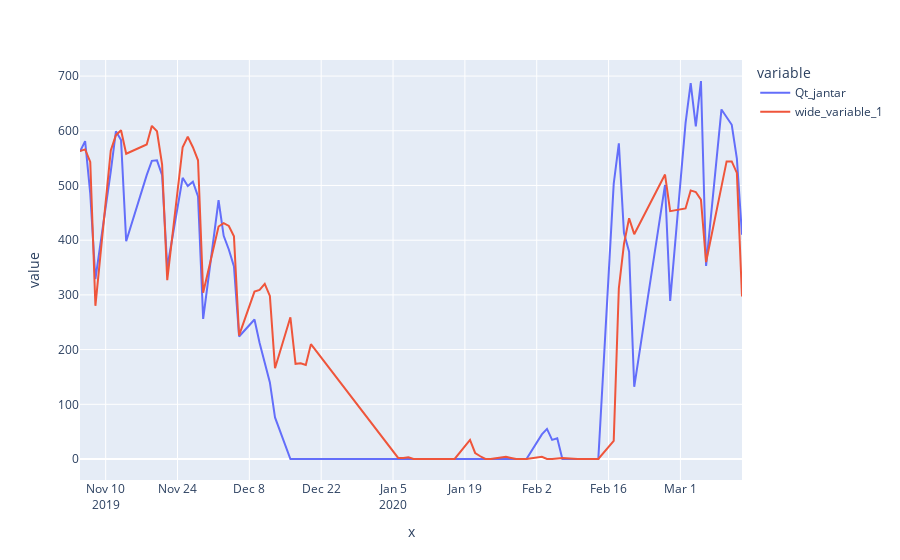

Source (notebook cell):
### Code cell
fig2 = px.line(test_df, x=domain, y=[test_df['Qt_jantar'], predicted_df['Qt_jantar']])
fig2.show()
